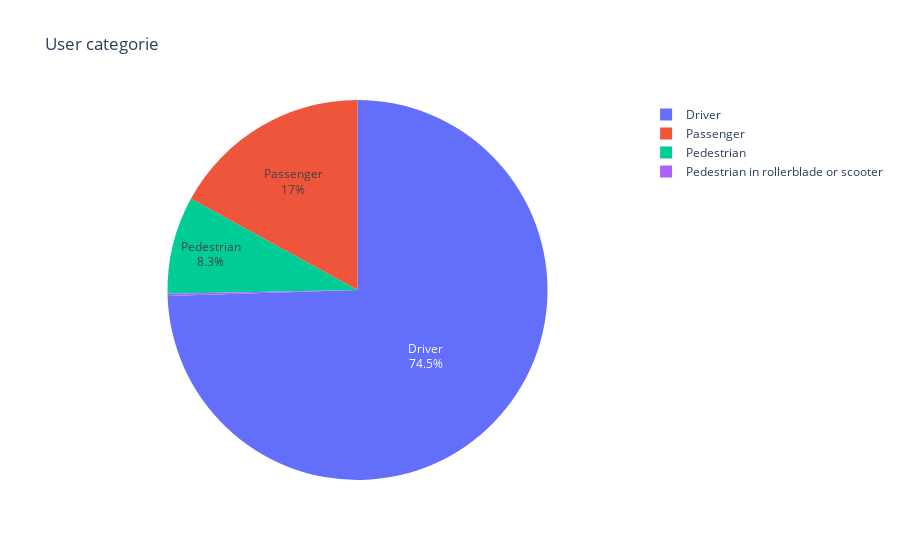

The notebook cell this image was saved under:
### Markdown cell above
# Catégorie d'utilisateur lors d'un accident

### Code cell
pie(users, "catu", "User categorie")

### Figure 1 — Plotly figure (JSON) as saved in the notebook; plotly's stock layout.template omitted (floating-point values rounded to 4 significant figures)
{"data": [{"domain": {"x": [0, 1], "y": [0, 1]}, "hovertemplate": "index=%{label}<br>value=%{value}<extra></extra>", "labels": ["Driver", "Passenger", "Pedestrian", "Pedestrian in rollerblade or scooter"], "legendgroup": "", "name": "", "showlegend": true, "textinfo": "percent+label", "textposition": "inside", "type": "pie", "values": [0.745, 0.1702, 0.08297, 0.001741]}], "layout": {"legend": {"tracegroupgap": 0}, "title": {"text": "User categorie"}}}
